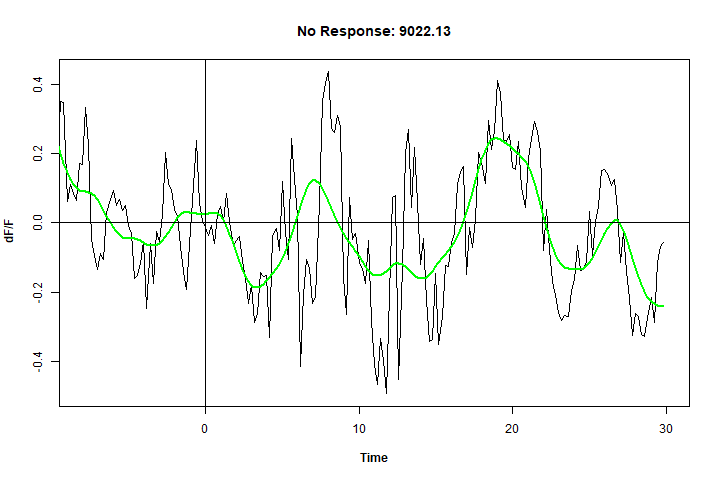

The R source for this figure:
## Required packages
library(data.table)
library(dplyr)
library(tidyverse)
library(gsignal)
library(boxfilter)
library(npreg)
## Open a png file
png(filename = "./plots/NR9022.13ss.png", width = 720, height = 480)
## make the plot
ss <- ss(G9022.13$time, G9022.13$dFF, nknots = 15, m = 2)
plot(G9022.13$time, G9022.13$dFF, type = "l", xlim = c(-8, 30), main = "No Response: 9022.13", 
     xlab = substitute(paste(bold('Time'))), ylab = substitute(paste(bold('dF/F'))))
lines(predict(ss, G9022.13$time), col = "green", lwd = 2)
abline(a = 0, b = 0, h = 0, v = 0, lwd = 1)
dev.off()